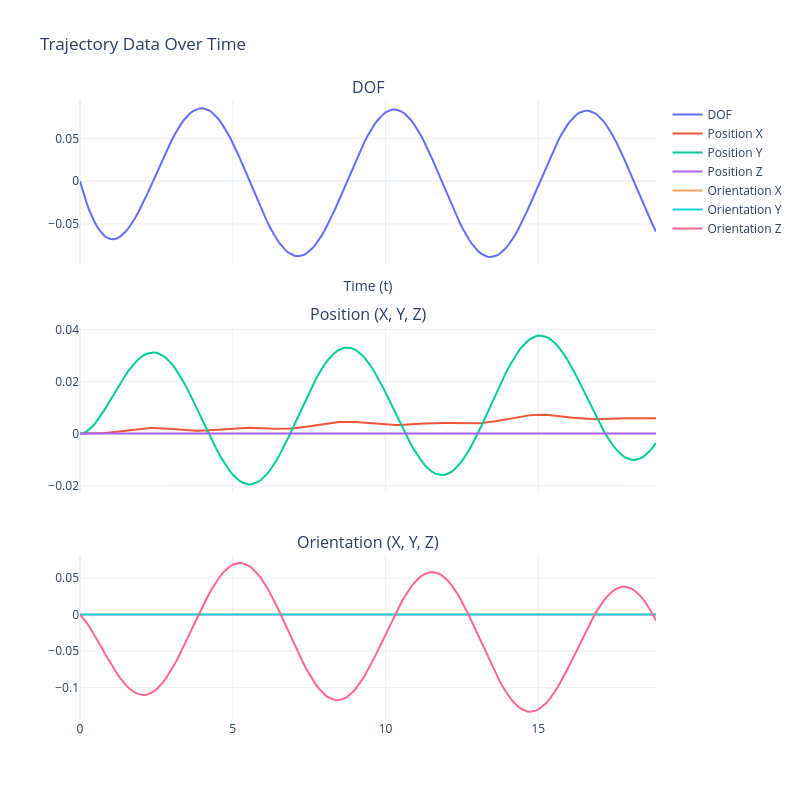

Source (notebook cell):
### Code cell
# Extract position, orientation and dofs
positions = jnp.array([t[0] for t in trajectory])
orientations = jnp.array([t[1] for t in trajectory])
dofs = jnp.array([t[2][0] for t in trajectory])

# Time vector
t = jnp.linspace(0, final_time, len(trajectory))

# Create a subplot figure with 3 rows and 1 column
fig = make_subplots(
    rows=3, cols=1,
    subplot_titles=("DOF", "Position (X, Y, Z)", "Orientation (X, Y, Z)"),
    shared_xaxes=True,  # Share the x-axis for all plots (time)
    vertical_spacing=0.1  # Adjust vertical spacing (reduce clutter)
)

# Plot DOFs in the first subplot
fig.add_trace(go.Scatter(x=t, y=dofs, mode='lines', name='DOF'), row=1, col=1)

# Plot position components (X, Y, Z) in the second subplot
fig.add_trace(go.Scatter(x=t, y=positions[:, 0], mode='lines', name='Position X'), row=2, col=1)
fig.add_trace(go.Scatter(x=t, y=positions[:, 1], mode='lines', name='Position Y'), row=2, col=1)
fig.add_trace(go.Scatter(x=t, y=positions[:, 2], mode='lines', name='Position Z'), row=2, col=1)

# Plot orientation components (X, Y, Z) in the third subplot
fig.add_trace(go.Scatter(x=t, y=orientations[:, 0], mode='lines', name='Orientation X'), row=3, col=1)
fig.add_trace(go.Scatter(x=t, y=orientations[:, 1], mode='lines', name='Orientation Y'), row=3, col=1)
fig.add_trace(go.Scatter(x=t, y=orientations[:, 2], mode='lines', name='Orientation Z'), row=3, col=1)

# Update layout for titles and labels
fig.update_layout(
    title="Trajectory Data Over Time",
    xaxis_title="Time (t)",
    # yaxis_title="Values (Position/Orientation Components)",
    template="plotly_white",  # Set the background to white
    showlegend=True,  # Show legend to distinguish between the traces
    height=800,  # Set figure height
    width=800,   # Set figure width
    plot_bgcolor='white',  # Set the plot background to white
    paper_bgcolor='white'  # Set the paper background to white
)

# Show the plot
fig.show()

### Figure 1 — Plotly figure (JSON) as saved in the notebook; plotly's stock layout.template omitted (floating-point values rounded to 4 significant figures; data arrays with more than 128 entries replaced by an {"elided": "..."} marker saying what was removed)
{"data": [{"mode": "lines", "name": "DOF", "type": "scatter", "x": {"elided": "189 float values"}, "xaxis": "x", "y": {"elided": "189 float values"}, "yaxis": "y"}, {"mode": "lines", "name": "Position X", "type": "scatter", "x": {"elided": "189 float values"}, "xaxis": "x2", "y": {"elided": "189 float values"}, "yaxis": "y2"}, {"mode": "lines", "name": "Position Y", "type": "scatter", "x": {"elided": "189 float values"}, "xaxis": "x2", "y": {"elided": "189 float values"}, "yaxis": "y2"}, {"mode": "lines", "name": "Position Z", "type": "scatter", "x": {"elided": "189 float values"}, "xaxis": "x2", "y": {"elided": "189 float values"}, "yaxis": "y2"}, {"mode": "lines", "name": "Orientation X", "type": "scatter", "x": {"elided": "189 float values"}, "xaxis": "x3", "y": {"elided": "189 float values"}, "yaxis": "y3"}, {"mode": "lines", "name": "Orientation Y", "type": "scatter", "x": {"elided": "189 float values"}, "xaxis": "x3", "y": {"elided": "189 float values"}, "yaxis": "y3"}, {"mode": "lines", "name": "Orientation Z", "type": "scatter", "x": {"elided": "189 float values"}, "xaxis": "x3", "y": {"elided": "189 float values"}, "yaxis": "y3"}], "layout": {"annotations": [{"font": {"size": 16}, "showarrow": false, "text": "DOF", "x": 0.5, "xanchor": "center", "xref": "paper", "y": 1, "yanchor": "bottom", "yref": "paper"}, {"font": {"size": 16}, "showarrow": false, "text": "Position (X, Y, Z)", "x": 0.5, "xanchor": "center", "xref": "paper", "y": 0.6333, "yanchor": "bottom", "yref": "paper"}, {"font": {"size": 16}, "showarrow": false, "text": "Orientation (X, Y, Z)", "x": 0.5, "xanchor": "center", "xref": "paper", "y": 0.2667, "yanchor": "bottom", "yref": "paper"}], "height": 800, "paper_bgcolor": "white", "plot_bgcolor": "white", "showlegend": true, "title": {"text": "Trajectory Data Over Time"}, "width": 800, "xaxis": {"anchor": "y", "domain": [0, 1], "matches": "x3", "showticklabels": false, "title": {"text": "Time (t)"}}, "xaxis2": {"anchor": "y2", "domain": [0, 1], "matches": "x3", "showticklabels": false}, "xaxis3": {"anchor": "y3", "domain": [0, 1]}, "yaxis": {"anchor": "x", "domain": [0.7333, 1]}, "yaxis2": {"anchor": "x2", "domain": [0.3667, 0.6333]}, "yaxis3": {"anchor": "x3", "domain": [0, 0.2667]}}}
